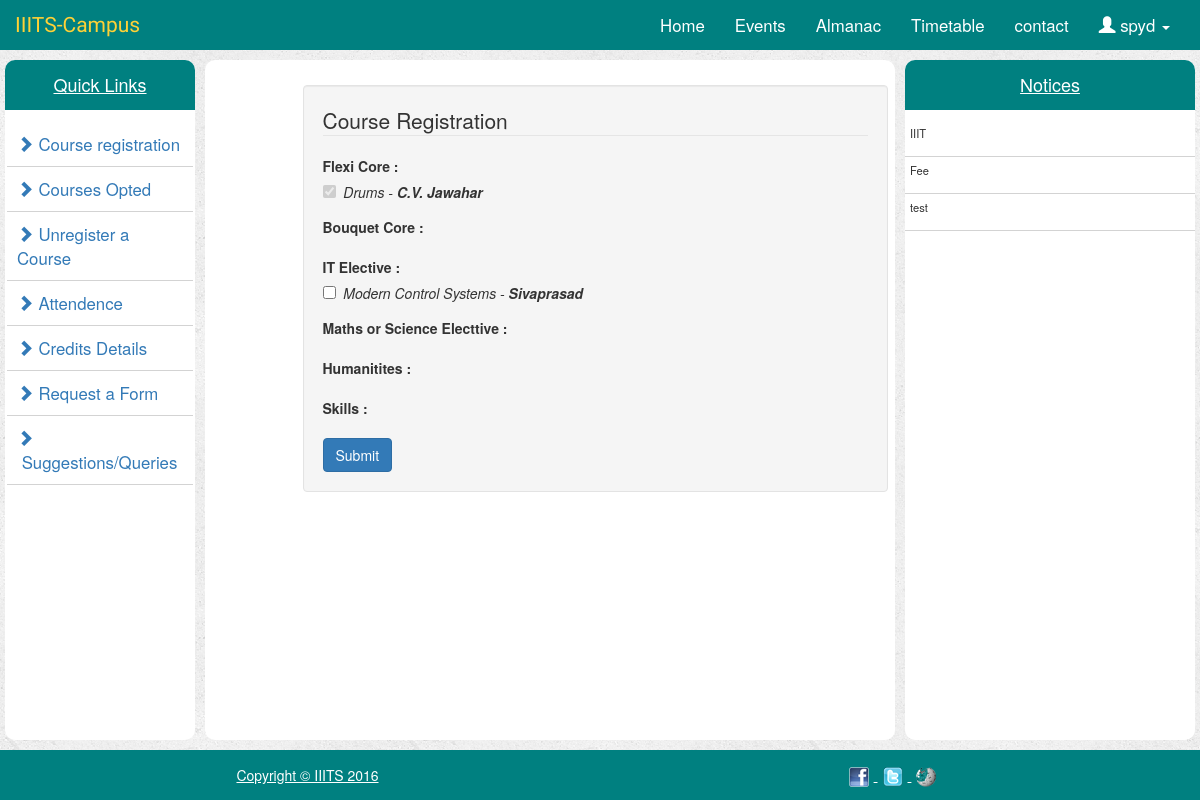
Before: /register/ (signed in) with the older database file.
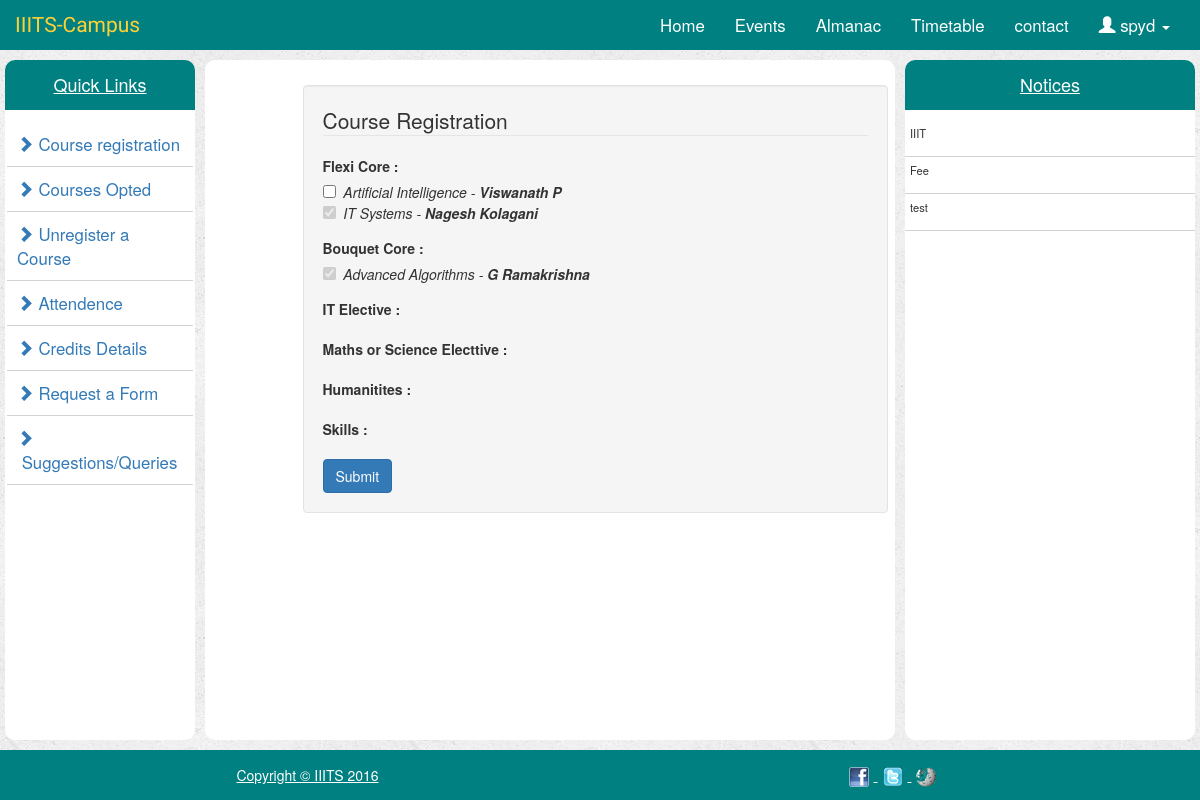
After: the same page with the newer database file.
### administration/models.py (models this page shows, shortened)
class Course(models.Model):
    course_title = models.CharField(max_length=50)
    course_faculty = models.CharField(max_length=50)
    course_credits = models.IntegerField()
    coursefor_ug1 = models.BooleanField(default=False)
    coursefor_ug2 = models.BooleanField(default=False)
    coursefor_ug3 = models.BooleanField(default=False)
    coursefor_ug4 = models.BooleanField(default=False)
    course_cse = models.CharField(max_length=50)
    course_ece = models.CharField(max_length=50)
    course_sem = models.CharField(max_length=7)

### portal/models.py (models this page shows, shortened)
class Notices(models.Model):
    notice_title = models.CharField(max_length=80)
    notice_description = models.TextField()

### portal/views.py (the view, shortened to what this page needs)
# urls.py: url(r'^register/$',views.register.as_view(),name='register'),
@method_decorator(login_required, name='dispatch')
class register(FormView):
    def get(self, request, *args, **kwargs):
        userId = request.user.id
        User = Students.objects.get(user = userId)
        Year_of_study = User.year
        Branch_of_study = User.branch
        Courses_for_offering = []
        my_courses_list = [i.Course.course_title for i in User.student_course_set.all()]
        courses_registered = [Course.objects.get(course_title=i) for i in my_courses_list]
        if Year_of_study == 1:
            Courses_for_offering = Course.objects.filter(coursefor_ug1=True)
        if Year_of_study == 2:
            Courses_for_offering = Course.objects.filter(coursefor_ug2=True)
        if Year_of_study == 3:
            Courses_for_offering = Course.objects.filter(coursefor_ug3=True)
        if Year_of_study == 4:
            Courses_for_offering = Course.objects.filter(coursefor_ug4=True)
        FC = []
        BC = []
        IT_el = []
        MS_el = []  # Maths + Science
        H_el = []  # Humanities Elective
        S_el = []  # Skills Elective
        for course in Courses_for_offering:
            if Branch_of_study == "CSE":
                if course.course_cse == "Flexi Core":
                    FC.append(course)
                if course.course_cse == "Boquet Core":
                    BC.append(course)
                if course.course_cse == "IT Elective":
                    IT_el.append(course)
            if course.course_cse == "Maths/Science Elective":
                MS_el.append(course)
            if course.course_cse == "Humanities Elective":
                H_el.append(course)
            if course.course_cse == "Skills Elective":
                S_el.append(course)
        template_name = 'portal/register.html'
        context = {
            'FC': FC,
            'BC': BC,
            'IT_el': IT_el,
            'MS_el': MS_el,
            'H_el': H_el,
            'S_el': S_el,
            'all_notices': Notices.objects.all(),
            'courses_registered': courses_registered
        }
        return render(request, template_name, context)

### portal/templates/portal/register.html (shortened to what this page needs)
{% extends 'portal/index.html' %}
{% block centerContent %}
    <form style="margin-top: 25px" action="{% url 'register_course' %}" method="post" name="loginform">
        <div class="container">
            <div class="row">
                <div class="col-md-6 col-md-offset-1 well">
                    <form role="form" action="{% url 'register_course' %}" method="post" name="loginform">
                        <fieldset>
                           <legend>Course Registration</legend>
                           <div class="form-group fieldlength">
                                <label for="address"><strong>Flexi Core :</strong></label><br/>
                                {% for course in FC %}
                                    {% if course in courses_registered %}
                                    	<input type="checkbox" name="checks[]" value='{{course.pk}}' checked disabled>&nbsp;&nbsp;<em>{{ course.course_title }} - <strong>{{ course.course_faculty }}</strong></em><br/>
                                    {% else %}
                                    	<input type="checkbox" name="checks[]" value='{{course.pk}}'>&nbsp;&nbsp;<em>{{ course.course_title }} - <strong>{{ course.course_faculty }}</strong></em><br/>
                                    {% endif %}
                                {% endfor %}
                            </div>
                            <div class="form-group fieldlength">
                                <label for="address"><strong>Bouquet Core :</strong></label><br/>
                                {% for course in BC %}
                                    {% if course in courses_registered %}
                                    	<input type="checkbox" name="checks[]" value='{{course.pk}}' checked disabled>&nbsp;&nbsp;<em>{{ course.course_title }} - <strong>{{ course.course_faculty }}</strong></em><br/>
                                    {% else %}
                                    	<input type="checkbox" name="checks[]" value='{{course.pk}}'>&nbsp;&nbsp;<em>{{ course.course_title }} - <strong>{{ course.course_faculty }}</strong></em><br/>
                                    {% endif %}
                                {% endfor %}
                            </div>
                            <div class="form-group fieldlength">
                                <label for="address"><strong>IT Elective :</strong></label><br/>
                                {% for course in IT_el %}
                                    {% if course in courses_registered %}
                                    	<input type="checkbox" name="checks[]" value='{{course.pk}}' checked disabled>&nbsp;&nbsp;<em>{{ course.course_title }} - <strong>{{ course.course_faculty }}</strong></em><br/>
                                    {% else %}
                                    	<input type="checkbox" name="checks[]" value='{{course.pk}}'>&nbsp;&nbsp;<em>{{ course.course_title }} - <strong>{{ course.course_faculty }}</strong></em><br/>
                                    {% endif %}
                                {% endfor %}
                            </div>
                            <div class="form-group fieldlength">
                                <label for="address"><strong>Maths or Science Electtive :</strong></label><br/>
                            </div>
                            <div class="form-group fieldlength">
                                <label for="address"><strong>Humanitites :</strong></label><br/>
                            </div>
                            <div class="form-group fieldlength">
                                <label for="address"><strong>Skills :</strong></label><br/>
                            </div>
                            <button class="btn btn-primary" type="submit">Submit</button>
                        </fieldset>
                    </form>
                </div>
            </div>
        </div>
    </form>
{% endblock %}

### portal/templates/portal/index.html (shortened to what the changed rows need)
<!DOCTYPE html>
<html lang="en">
<head>
    {% load staticfiles %}
    <link rel="stylesheet" href="https://maxcdn.bootstrapcdn.com/bootstrap/3.3.7/css/bootstrap.min.css"/>
    <link rel="stylesheet" type="text/css" href="{% static 'portal/bootstrap.min.css' %}"/>
    <link rel="stylesheet" type="text/css" href="{% static 'portal/style.css' %}"/>
</head>
<body>
    <nav class = "navbar navbar-inverse">
        <div class = "container-fluid">
            <div class = "navbar-header">
                <a href="{% url 'index' %}" class = navbar-brand> IIITS-Campus</a>
            </div>
        </div>
    </nav>
    <div class="container-fluid">
        <div class = "row">
            <div class = col-md-7>
                <div class="colHeight">
                    {% block centerContent%}
                    {% endblock %}
                </div>
            </div>
            <div class = col-md-3>
                <div class="colHeight notice-list">
                    <ul>
                        {% for notice in all_notices %}
                            <li><p>{{ notice.notice_title }}</p></li>
                        {% endfor %}
                    </ul>
                </div>
            </div>
        </div>
    </div>
</body>
</html>

Changed rows visible on the page:
removed Course: course_title "Drums", course_faculty "C.V. Jawahar", shown under "Course Registration"
removed Course: course_title "Modern Control Systems", course_faculty "Sivaprasad"
added Course: course_title "Artificial Intelligence", course_faculty "Viswanath P", shown under "Course Registration"
added Course: course_title "IT Systems", course_faculty "Nagesh Kolagani", shown under "Course Registration"
added Course: course_title "Advanced Algorithms", course_faculty "G Ramakrishna"
